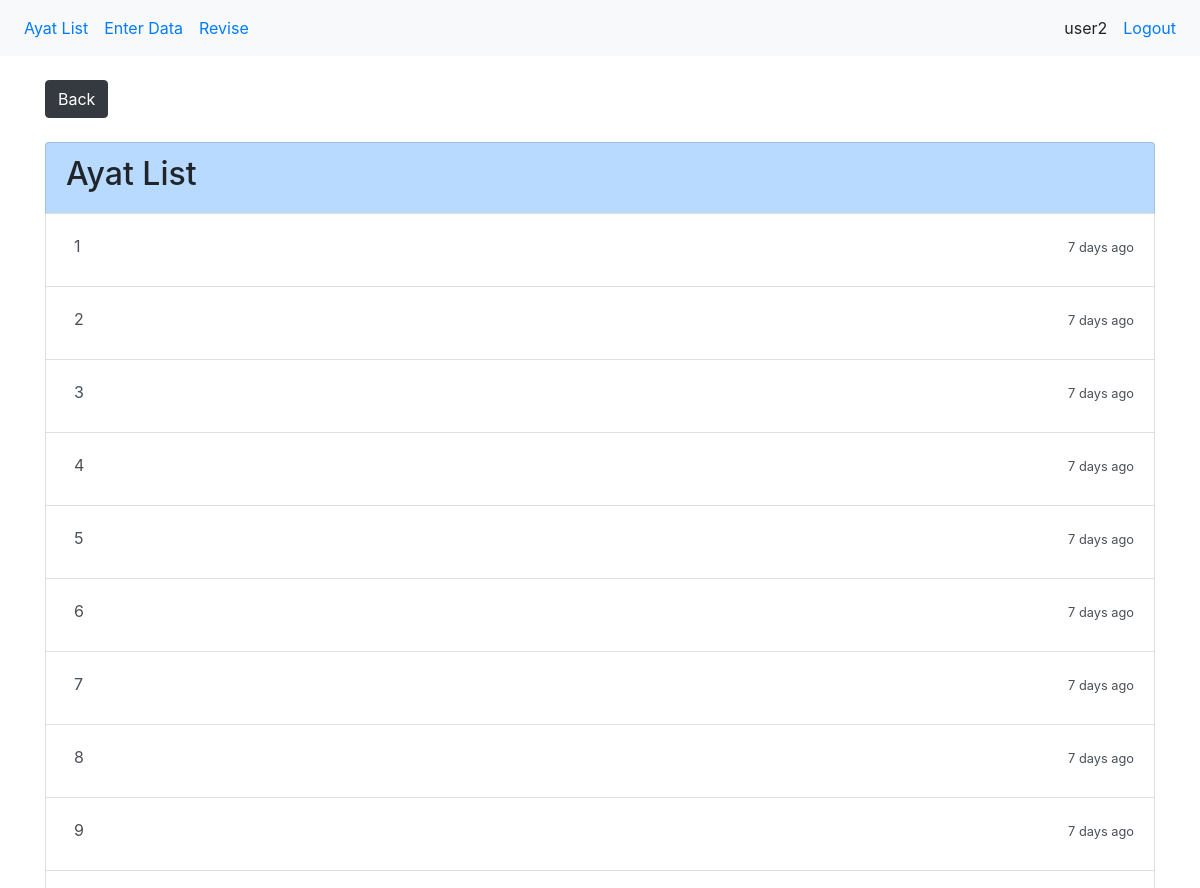
The app's page /qurandata/6/ayats/ (signed in, upper part), older data.
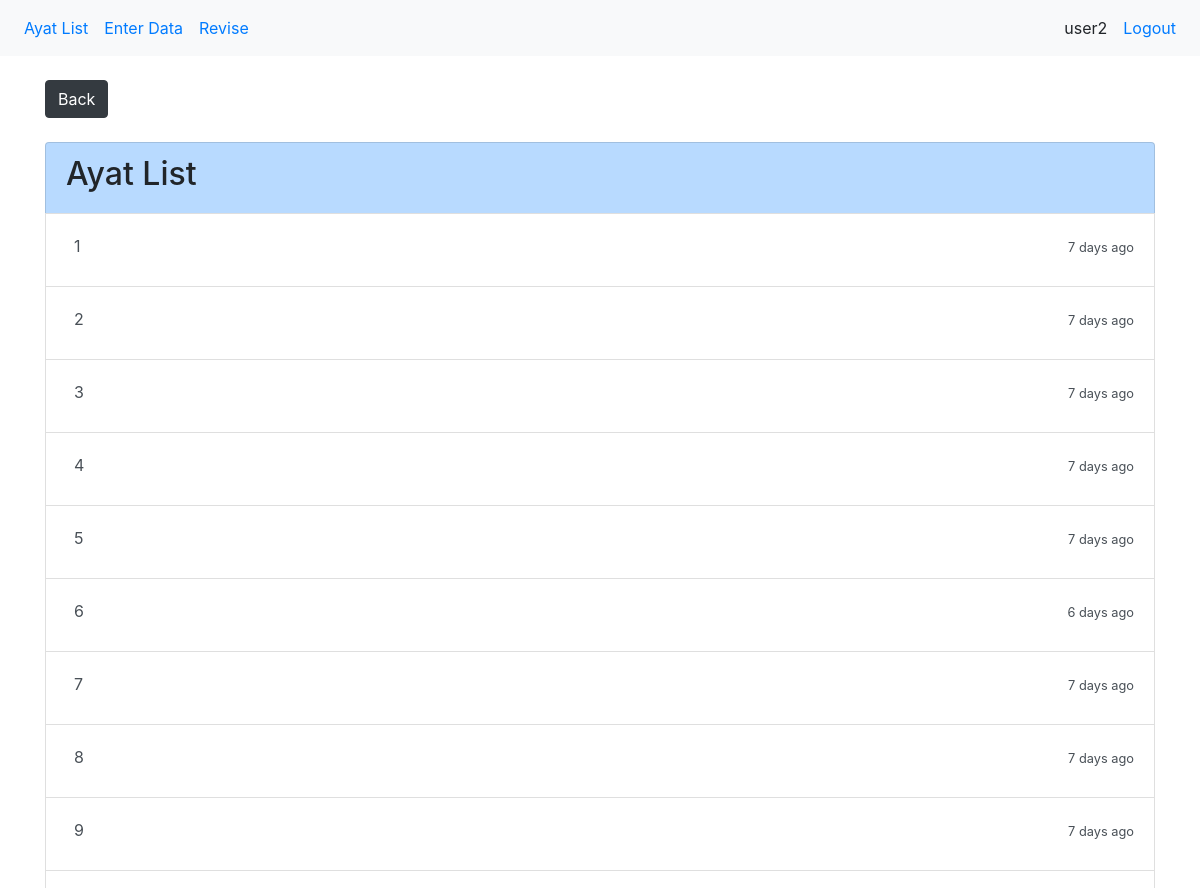
The same page, newer data.
### qurandata/models.py (models this page shows, shortened)
class Hifz(models.Model):
    hafiz = models.ForeignKey(User, on_delete=models.SET_NULL, null=True, blank=True)
    surah_number = models.SmallIntegerField()
    ayat_number = models.SmallIntegerField()
    last_refreshed = models.DateField(_("Date"), default=datetime.date.today)
    juz_number = models.SmallIntegerField()
    def get_last_refreshed_timelength(self):
        now = datetime.date.today()
        diff = now - self.last_refreshed
        string = get_appropriate_timeunits_from_day(diff.days) + " ago"
        return string

### qurandata/views.py (the view)
# urls.py: path('<int:surah_number>/ayats/', login_required(views.AyatListView.as_view()), name="ayatlist"),
class AyatListView(generic.ListView):
    template_name = 'qurandata/ayatlist.html'
    context_object_name = 'ayat_list_for_surah'
    def get_queryset(self):
        hifz_list = Hifz.objects.filter(hafiz=self.request.user, surah_number=self.kwargs['surah_number'])
        for hifz in hifz_list:
            hifz.last_refreshed_period_string = hifz.get_last_refreshed_timelength()
        return hifz_list

### qurandata/helper.py (called while the page is built, shortened)
def get_appropriate_timeunits_from_day(days):
    years, months, weeks = None, None, None
    if years: return str(years) + " years " + str(months) + " months"
    if months: return str(months) + " months " + str(weeks) + " weeks"
    if weeks: return str(weeks) + " weeks " + str(days) + " days"
    return str(days) + " days"

### qurandata/templates/qurandata/ayatlist.html
{% extends "base_authenticated.html" %}
{% block content %}
    <div class="mb-4 text-align:left">
     <button class="btn btn-dark" onclick="history.back(-1)">Back</button>
  </div>
{% if ayat_list_for_surah %}
	<div class="list-group">
		<a class="list-group-item list-group-item-primary"><h2>Ayat List</h2></a>
    {% for hifz in ayat_list_for_surah %}
        <a class="list-group-item list-group-item-action " href="{% url 'qurandata:detail' hifz.surah_number hifz.ayat_number %}">
            <p class="ml-2 mt-2 align-self-center" style="text-align:left;">
                {{ hifz.ayat_number }}
                <span style="float:right;"><small>{{ hifz.last_refreshed_period_string }}</small></span>
            </p>
        </a>
    {% endfor %}
    </div>
{%  else %}
	<p>No ayats are available.</p>
{% endif %}
{% endblock %}

### qurandata/templates/base_authenticated.html (shortened to what this page needs)
{% load static %}
{% include "base_raw.html" %}
{% block navs %}
<nav class="navbar navbar-expand-sm bg-light">
  <ul class="navbar-nav">
      <li class="nav-item">
          <a class="nav-link" href="{% url 'qurandata:index' %}">Ayat List</a>
      </li>
      <li class="nav-item">
          <a class="nav-link" href="{% url 'qurandata:enter' %}">Enter Data</a>
      </li>
      <li class="nav-item">
          <a class="nav-link" href="{% url 'qurandata:revise' %}">Revise</a>
      </li>
  </ul>
  <div class="navbar-collapse order-3 dual-collapse2">
        <ul class="navbar-nav ml-auto">
            <li class="nav-item">
                <span class="nav-link">{{ user.get_username }}</span>
            </li>
            <li class="nav-item">
                <a class="nav-link" href="{% url 'logout' %}">Logout</a>
            </li>
        </ul>
    </div>
</nav>
<div class="container align-items-center justify-content-center ">
  {% block content %}
     {% endblock %}
</div>
{% endblock %}

### qurandata/templates/base_raw.html (shortened to what this page needs)
{% load static %}
<!DOCTYPE html>
<html lang="en">
<head>
  <link rel="stylesheet" href="{% static 'css/bootstrap.min.css' %}">
  <link rel="stylesheet" href="{% static 'css/custom.css' %}">
</head>
<body>
</body>
</html>

Row changes from the older to the newer data that the page shows:
changed Hifz: last_refreshed_period_string "7 days ago" → "6 days ago"
